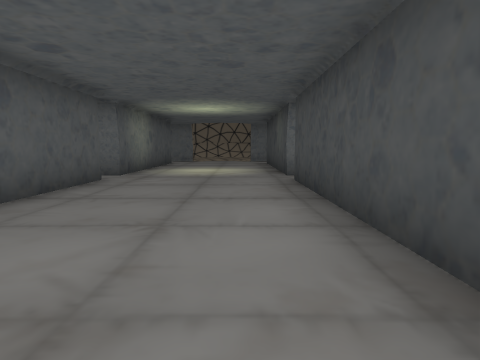
[1] (above)

24 first-person views from a walk through a scene from a Unity 3-D project. The camera is 1.4 m above the floor, tilts 6° down and sees 75° across. The floor is counted in squares, 2 m on a side. Each view is taken from the middle of a square. On the plan, view 1 faces up. The plan holds only what a view shows up to about 10 squares ahead; the rest is blank. The place goes on beyond the plan. Some animated figures are not drawn.

[2]
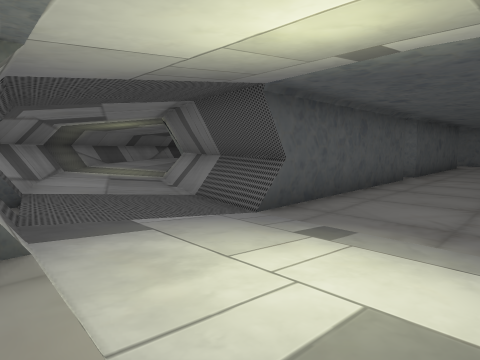

[3]
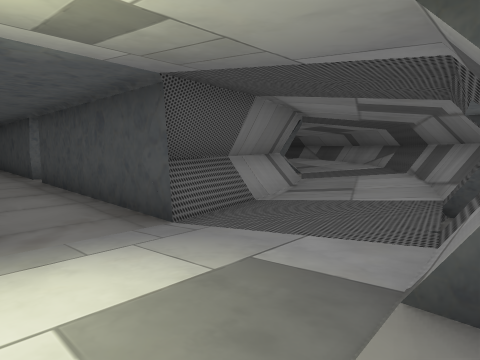

[4]
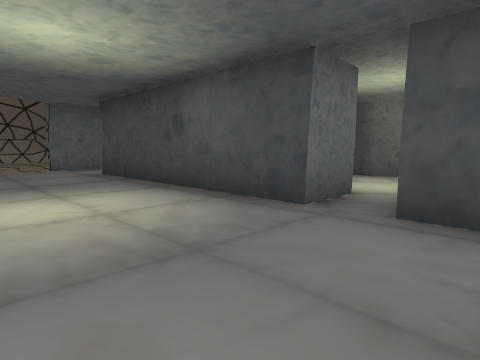

[5]
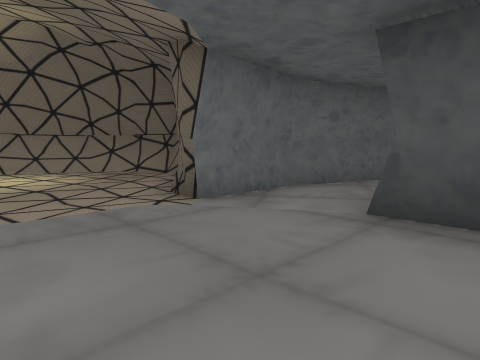

[6]
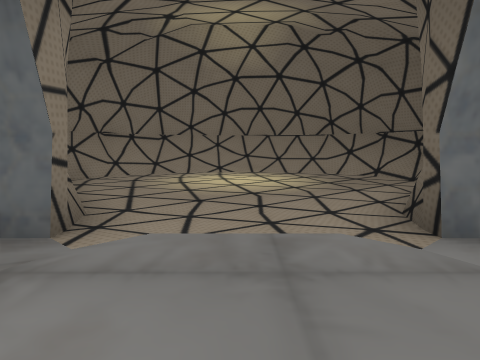

[7]
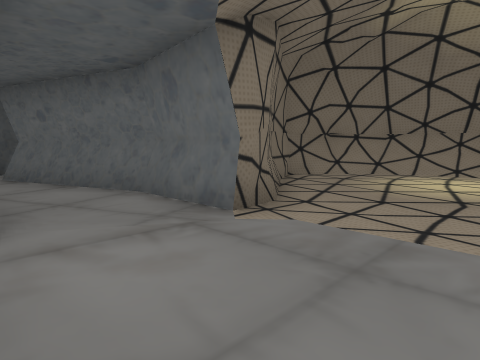

[8]
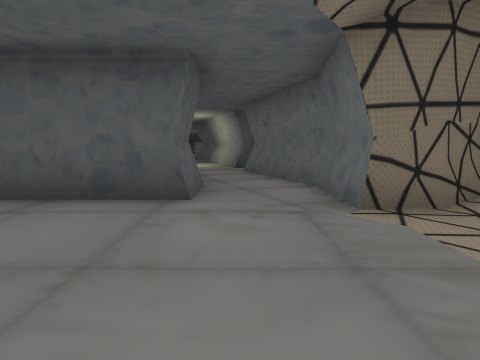

[9]
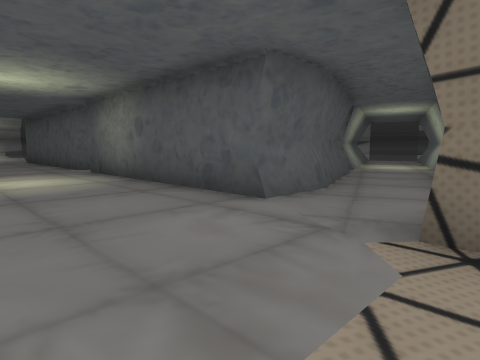

[10]
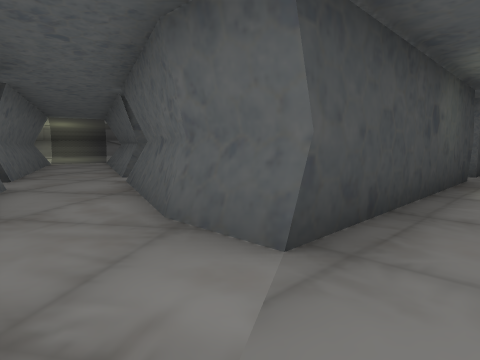

[11]
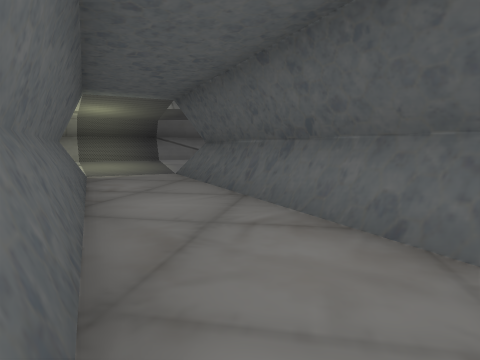

[12]
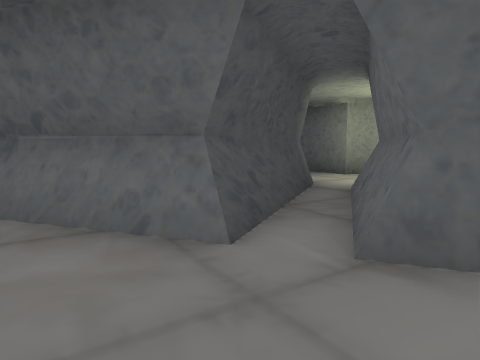

[13]
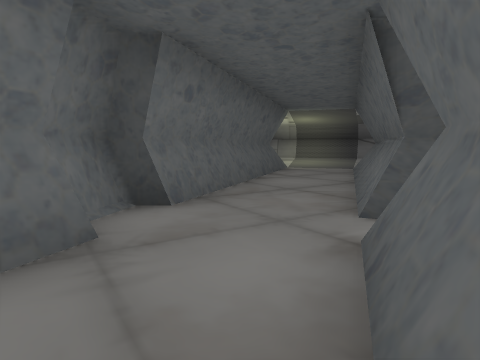

[14]
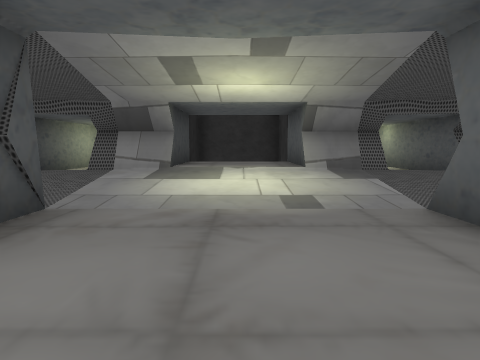

[15]
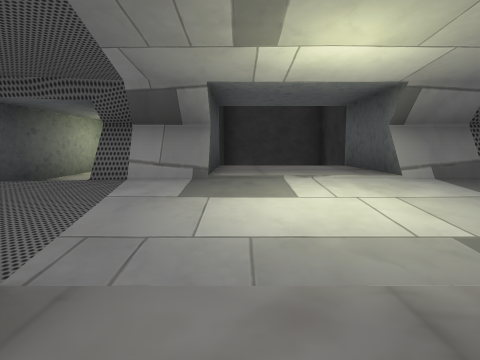

[16]
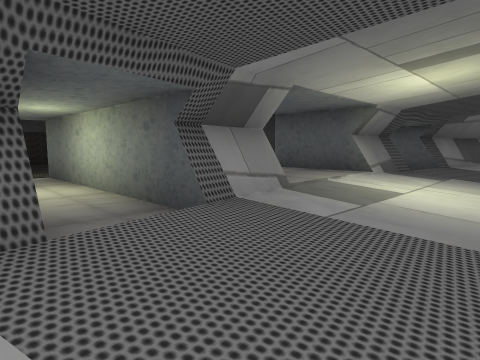

[17]
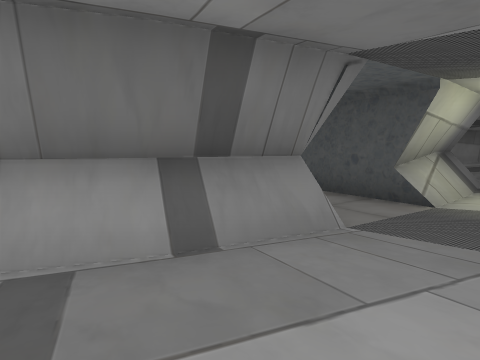

[18]
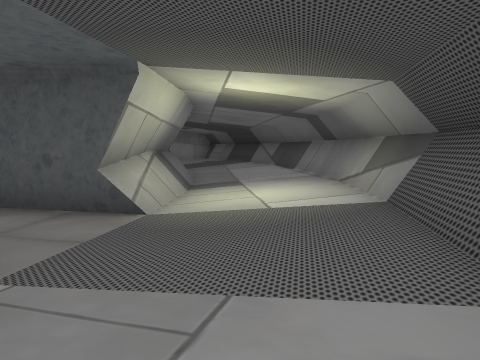

[19]
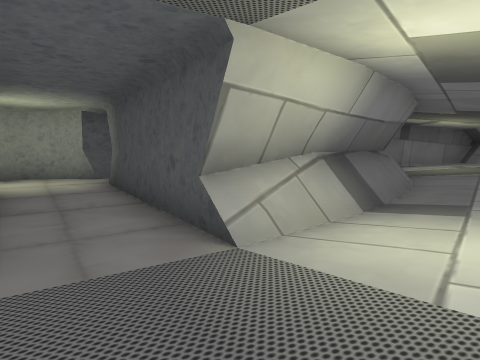

[20]
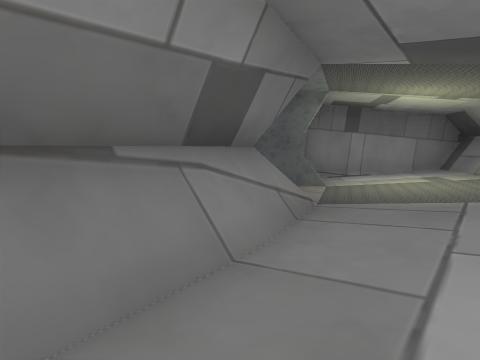

[21]
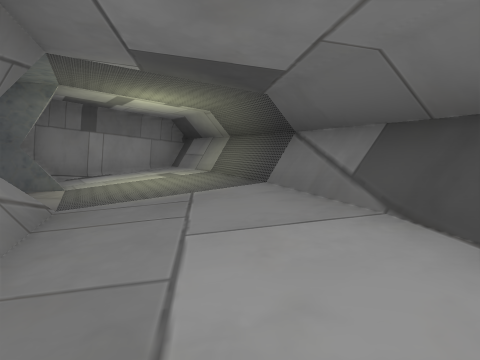

[22]
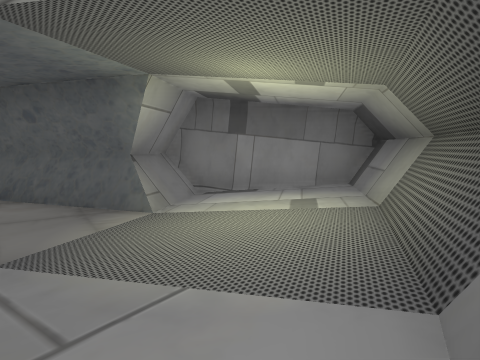

[23]
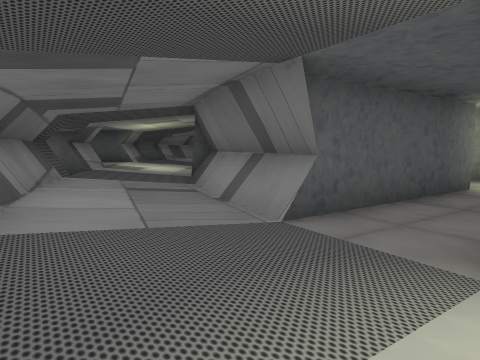

[24]
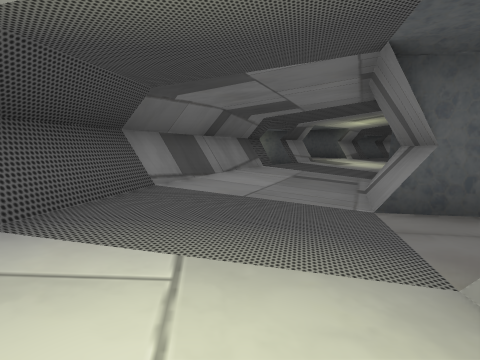

### Floor plan
Key: @ floor where view 1 was taken; # wall or solid block; x gap in a wall; . main floor; : floor 0.25 m higher than the main floor; - floor 0.25 m lower than the main floor; + floor 0.5 m higher than the main floor; / step, stairs or slope; = window, fence, low wall or low ledge; v drop or lower ground.
Columns run from 12 left of view 1 to 18 right of it. Each row starts with its distance up from view 1.
 24          #####
 23        ###///###
 22        #//...//#
 21        #/......#
 20        #.......#
 19        ##.....
 18         #--...
 17       ####...####
 16   #####.........#####
 15 ###.................###    ###
 14 #......###....##......######//#
 13   ..#### #....#####......##//:#
 12    ##    #....#  #####....../:#
 11          #....#  ########.../:#
 10          #....######    ##=.:##
  9          #....#...##    ##./:#
  8         x.....x....#    #////#
  7         #.....###..##  ##./:##
  6          v....####..####.//##
  5          #....#  #..###.///#
  4          #....#  ##..#..::##
  3     #    #....#  ###..//:##
  2    .######....#####.///:##
  1   //../###....##/..////##
  0  #/////.....@...///::###
 -1  ###/:://///////::/###
 -2    ####/::///::/####
 -3       #:##+++##:#
 -4       #: #+++##:#
 -5       #: #+++##:#
 -6       #  #v v##:#
 -7          #  v #:
 -8               #

Where each view was taken, in squares from view 1:
view 1: 0 up, 0 right, facing up
view 2: 3 down, 0 right, facing up-left
view 3: 3 down, 1 left, facing up-right
view 4: 6 up, 2 left, facing up-right
view 5: 13 up, 2 left, facing up-right
view 6: 14 up, 1 left, facing up
view 7: 14 up, 0 right, facing up-left
view 8: 15 up, 1 right, facing left
view 9: 17 up, 0 right, facing down-left
view 10: 16 up, 0 right, facing down-right
view 11: 15 up, 7 right, facing down-right
view 12: 15 up, 7 right, facing down
view 13: 14 up, 4 right, facing right
view 14: 4 up, 1 left, facing down
view 15: 2 up, 0 right, facing down
view 16: 0 up, 4 right, facing down-left
view 17: 1 down, 6 right, facing up
view 18: 0 up, 7 right, facing up-right
view 19: 1 up, 9 right, facing up
view 20: 6 up, 13 right, facing up
view 21: 6 up, 13 right, facing up-right
view 22: 8 up, 16 right, facing up
view 23: 2 up, 11 right, facing left
view 24: 4 up, 11 right, facing down-left
